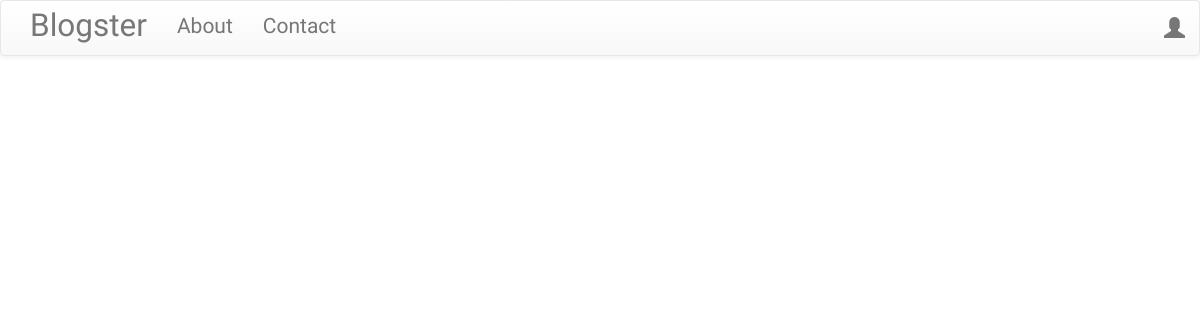
Before: / with the older database file.
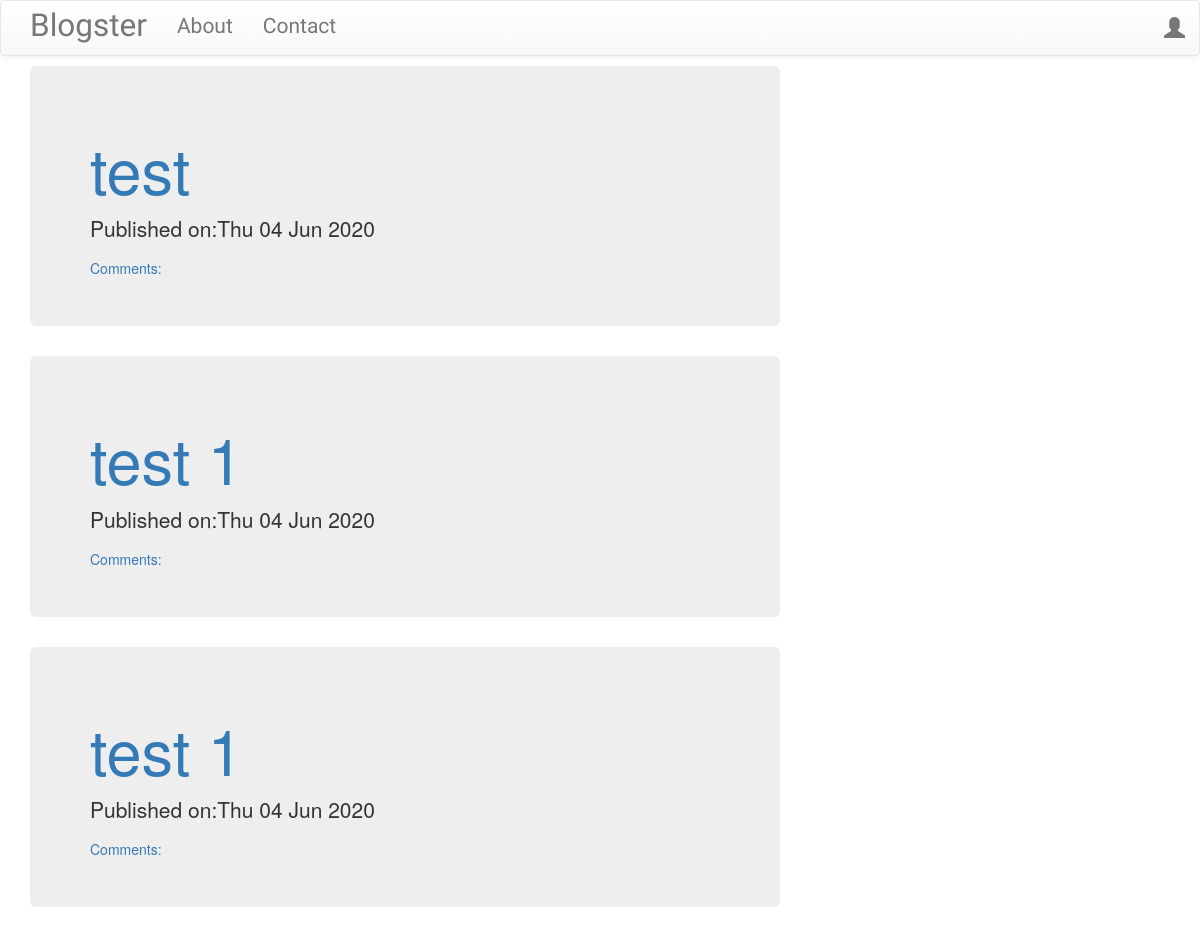
After: the same page with the newer database file.
### blog/models.py (models this page shows, shortened)
class Post(models.Model):
    author=models.ForeignKey('auth.User',on_delete=models.CASCADE)
    title=models.CharField(max_length=200)
    text=models.TextField()
    created_date=models.DateTimeField(default=timezone.now)
    published_date=models.DateTimeField(blank=True,null=True)

### blog/views.py (the view)
# urls.py: path('',views.PostListView.as_view(),name='post_list'),
class PostListView(ListView):
    model=Post
    def get_queryset(self):
        return Post.objects.filter(published_date__lte=timezone.now()).order_by('-published_date')

### blog/templates/blog/post_list.html
{% extends "blog/base.html"%}
{% block content %}
<div class="centerstage">
    {%for post in post_list%}
    <div class="post jumbotron bg-dark text-white">
        <h1><a href="{%url 'post_detail' pk=post.pk%}">{{ post.title }}</a></h1>
        <div class="date">
             <p>
                Published on:{{post.published_date|date:"D d M Y"}}
            </p>
        </div>
        <a href="{% url 'post_detail' pk=post.pk%}">Comments:{{ post.approve_comment.count }}</a>
    </div>
    {% endfor %}
</div>
{% endblock %}

### blog/templates/blog/base.html (shortened to what this page needs)
<!DOCTYPE html>
{% load static %}
<html lang="en">
<head>
    <link rel="stylesheet" href="https://maxcdn.bootstrapcdn.com/bootstrap/3.3.7/css/bootstrap.min.css">
    <link rel="stylesheet" href="https://maxcdn.bootstrapcdn.com/bootstrap/3.3.7/css/bootstrap-theme.min.css">
    <link rel="stylesheet" href="//cdn.jsdelivr.net/npm/medium-editor@latest/dist/css/medium-editor.min.css" type="text/css" media="screen" charset="utf-8">
    <link rel="stylesheet" href="{% static 'css/blog.css' %}">
</head>
<body class=''>
    <nav class="navbar navbar-default techfont custom-navbar">
      <div class="container">
        <ul class="nav navbar-nav">
          <li><a class='navbar-brand bigbrand' href="{% url 'post_list' %}">Blogster</a></li>
          <li><a href="{% url 'about'%}">About</a></li>
          <li><a href="https://www.github.com/vijithbabloo7">Contact</a></li>
        </ul>
        <ul class="nav navbar-nav navbar-right">
          {% if user.is_authenticated %}
          <li>
            <a href="{% url 'post_new' %}" >New Post</a>
          </li>
          <li>
            <a href="{% url 'post_draft_list' %}">Drafts</a>
          </li>
          <li>
            <a href="{% url 'logout' %}" >Log out</a>
          </li>
          <li>
            <a >Welcome: {{ user.username }}</a>
          </li>
            {% else %}
            <li><a class='nav navbar-right' href="{% url 'login' %}" ><span class="glyphicon glyphicon-user"></span></a></li>
          {% endif %}
        </ul>
    </div>
  </nav>
          <div class="content container">
              <div class="row">
                  <div class="col-md-8">
                    <div class="blog_posts">
                      {% block content %}
                      {% endblock %}
                    </div>
                  </div>
              </div>
          </div>
  </body>
</html>

### blog/static/css/blog.css (style rules this page uses)
.techfont { font-family: 'Russo One', sans-serif; font-size: 1.5em; margin-bottom: 10px; }
.centerstage { margin-left: auto; margin-right: auto; }
.bigbrand { font-size: 1.5em; }

Changed rows visible on the page:
added Post: title "test", published_date "Thu 04 Jun 2020"
added Post: title "test 1", published_date "Thu 04 Jun 2020"
added Post: title "test 1", published_date "Thu 04 Jun 2020"
